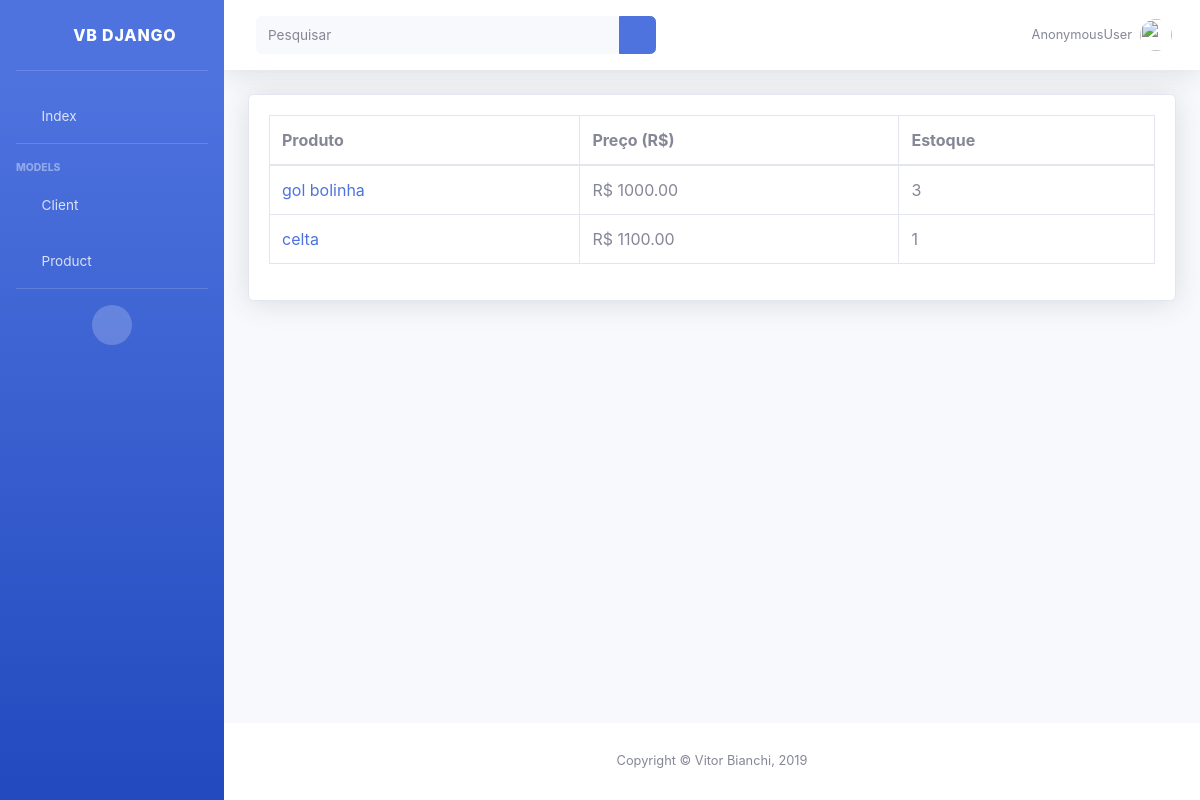
Before: / with the older database file.
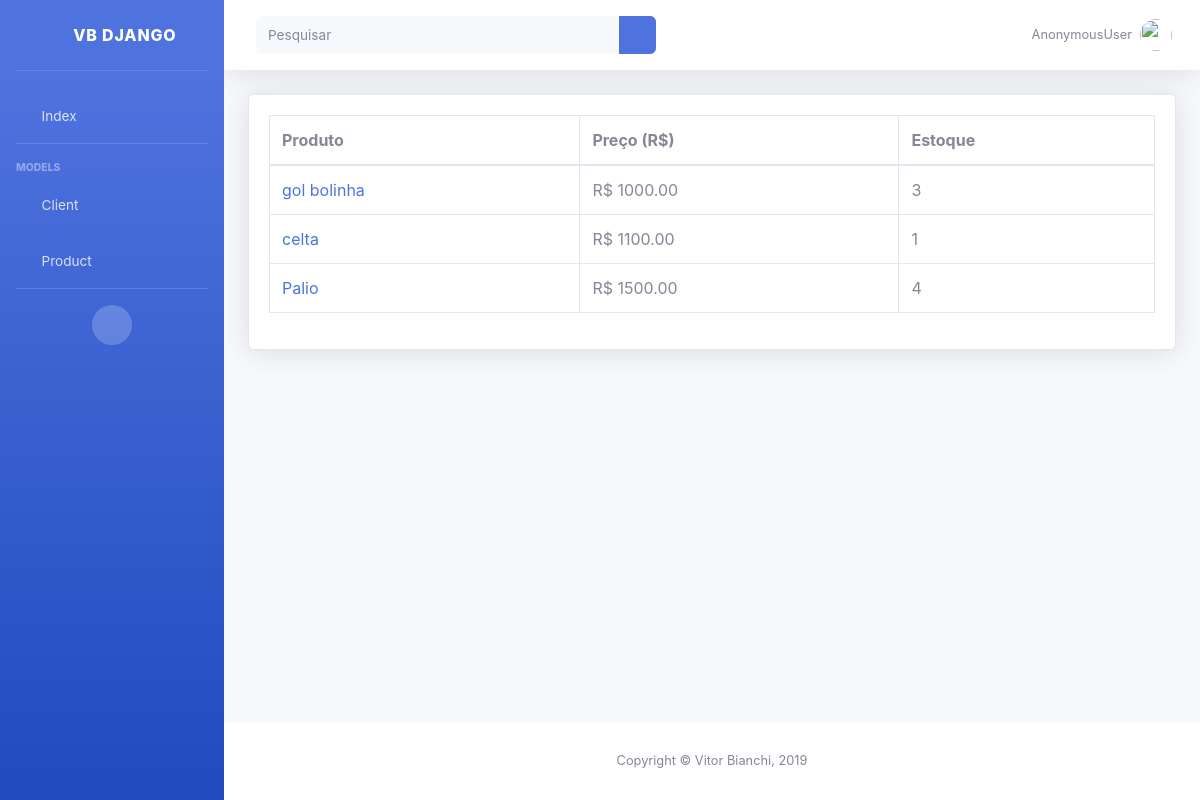
After: the same page with the newer database file.
### core/models.py (models this page shows, shortened)
class Product(models.Model):
    nome  = models.CharField('Nome', max_length=100)
    preco = models.DecimalField('Preço', decimal_places=2, max_digits=10)
    estoque = models.IntegerField('Quantidade em Estoque')

### core/views.py (the view)
# urls.py: path('', index, name="index"),
def index(request):
    products = Product.objects.all()
    context = {
        'user' : request.user,
        'products' : products
    }
    return render(request, 'index.html' , context)

### core/templates/index.html (shortened to what this page needs)
{% load static %}
<!DOCTYPE html>
<html lang="pt-br">
<head>
    <link rel="stylesheet" href="{% static 'vendor/fontawesome-free/css/all.min.css' %}">
    <link rel="stylesheet" href="{% static 'css/style.css' %}">
</head>
<body id="page-top">
    <div id="wrapper">
        <ul class="navbar-nav bg-gradient-primary sidebar sidebar-dark accordion" id="accordionSidebar">
            <a class="sidebar-brand d-flex align-items-center justify-content-center" href="index.html">
                <div class="sidebar-brand-icon rotate-n-15">
                    <i class="fas fa-laugh-wink"></i>
                </div>
                <div class="sidebar-brand-text mx-3"> VB Django </div>
            </a>
            <hr class="sidebar-divider">
            <li class="nav-item">
                <a class="nav-link" href="#">
                    <i class="fas fa-fw fa-tachometer-alt"></i>
                    <span>Index</span>
                </a>
            </li>
            <hr class="sidebar-divider">
            <div class="sidebar-heading">
                Models
            </div>
            <li class="nav-item">
                <a class="nav-link" href="#">
                    <i class="fas fa-fw fa-cog"></i>
                    <span>Client</span>
                </a>
            </li>
            <li class="nav-item">
                <a class="nav-link" href="#">
                    <i class="fas fa-fw fa-wrench"></i>
                    <span>Product</span>
                </a>
            </li>
            <hr class="sidebar-divider d-none d-md-block">
            <div class="text-center d-none d-md-inline">
                <button class="rounded-circle border-0" id="sidebarToggle"></button>
            </div>
        </ul>
        <div id="content-wrapper" class="d-flex flex-column">
            <div id="content">
                <nav class="navbar navbar-expand navbar-light bg-white topbar mb-4 static-top shadow">
                    <form class="d-none d-sm-inline-block form-inline mr-auto ml-md-3 my-2 my-md-0 mw-100 navbar-search">
                        <div class="input-group">
                            <input type="text" class="form-control bg-light border-0 small" placeholder="Pesquisar" aria-label="Search" aria-describedby="basic-addon2">
                            <div class="input-group-append">
                                <button class="btn btn-primary" type="button">
                                    <i class="fas fa-search fa-sm"></i>
                                </button>
                            </div>
                        </div>
                    </form>
                    <ul class="navbar-nav ml-auto">
                        <li class="nav-item dropdown no-arrow">
                            <a class="nav-link" href="#" id="userDropdown" role="button" data-toggle="dropdown" aria-haspopup="true" aria-expanded="false">
                                <span class="mr-2 d-none d-lg-inline text-gray-600 small">{{ user }}</span>
                                <img class="img-profile rounded-circle" src="https://source.unsplash.com/QAB-WJcbgJk/60x60">
                            </a>
                        </li>
                    </ul>
                </nav>
                <div class="container-fluid">
                    <div class="card shadow mb-4">
                        <div class="card-body">
                            <div class="table-responsive">
                                <table class="table table-bordered" id="dataTable" width="100%" cellspacing="0">
                                    <thead>
                                        <tr>
                                            <th>Produto</th>
                                            <th>Preço (R$)</th>
                                            <th>Estoque</th>
                                        </tr>
                                    </thead>
                                    <tbody>
                                        {% for product in products %}
                                        <tr>
                                            <td>
                                                <a href="{% url 'product' product.id %}">
                                                    {{ product.nome }}
                                                </a>
                                            </td>
                                            <td>R$ {{ product.preco }}</td>
                                            <td>{{ product.estoque }}</td>
                                        </tr>
                                        {% endfor %}
                                    </tbody>
                                </table>
                            </div>
                        </div>
                    </div>
                </div>
            </div>
            <footer class="sticky-footer bg-white">
                <div class="container my-auto">
                    <div class="copyright text-center my-auto">
                        <span>Copyright &copy; Vitor Bianchi, 2019</span>
                    </div>
                </div>
            </footer>
        </div>
    </div>
</body>
</html>

Changed rows visible on the page:
added Product: nome "Palio", preco "1500.00", estoque "4"
